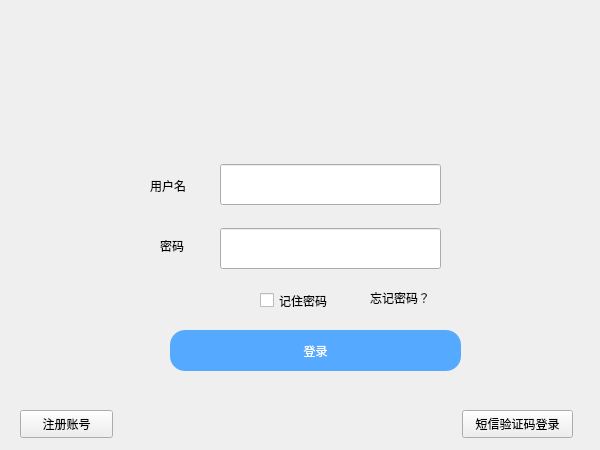
<?xml version="1.0" encoding="UTF-8"?>
<ui version="4.0">
 <class>Form</class>
 <widget class="QWidget" name="Form">
  <property name="geometry">
   <rect>
    <x>0</x>
    <y>0</y>
    <width>600</width>
    <height>450</height>
   </rect>
  </property>
  <property name="sizePolicy">
   <sizepolicy hsizetype="Fixed" vsizetype="Preferred">
    <horstretch>0</horstretch>
    <verstretch>0</verstretch>
   </sizepolicy>
  </property>
  <property name="minimumSize">
   <size>
    <width>600</width>
    <height>450</height>
   </size>
  </property>
  <property name="maximumSize">
   <size>
    <width>600</width>
    <height>450</height>
   </size>
  </property>
  <property name="windowTitle">
   <string>Form</string>
  </property>
  <widget class="QLabel" name="user">
   <property name="geometry">
    <rect>
     <x>150</x>
     <y>170</y>
     <width>61</width>
     <height>31</height>
    </rect>
   </property>
   <property name="styleSheet">
    <string notr="true">font: 12pt &quot;Agency FB&quot;;</string>
   </property>
   <property name="text">
    <string>用户名</string>
   </property>
  </widget>
  <widget class="QLabel" name="pwd">
   <property name="geometry">
    <rect>
     <x>160</x>
     <y>230</y>
     <width>51</width>
     <height>31</height>
    </rect>
   </property>
   <property name="styleSheet">
    <string notr="true">font: 12pt &quot;Agency FB&quot;;</string>
   </property>
   <property name="text">
    <string>密码</string>
   </property>
  </widget>
  <widget class="QLineEdit" name="lineEdit">
   <property name="geometry">
    <rect>
     <x>220</x>
     <y>164</y>
     <width>221</width>
     <height>41</height>
    </rect>
   </property>
  </widget>
  <widget class="QLineEdit" name="lineEdit_2">
   <property name="geometry">
    <rect>
     <x>220</x>
     <y>228</y>
     <width>221</width>
     <height>41</height>
    </rect>
   </property>
   <property name="echoMode">
    <enum>QLineEdit::Password</enum>
   </property>
  </widget>
  <widget class="QCheckBox" name="checkBox">
   <property name="geometry">
    <rect>
     <x>260</x>
     <y>290</y>
     <width>91</width>
     <height>21</height>
    </rect>
   </property>
   <property name="text">
    <string>记住密码</string>
   </property>
  </widget>
  <widget class="QLabel" name="label">
   <property name="geometry">
    <rect>
     <x>370</x>
     <y>290</y>
     <width>72</width>
     <height>15</height>
    </rect>
   </property>
   <property name="text">
    <string>忘记密码？</string>
   </property>
  </widget>
  <widget class="QPushButton" name="pushButton">
   <property name="geometry">
    <rect>
     <x>170</x>
     <y>330</y>
     <width>291</width>
     <height>41</height>
    </rect>
   </property>
   <property name="styleSheet">
    <string notr="true">QPushButton{
	font: 12pt &quot;Agency FB&quot;;
border-radius:15px;
color: rgb(255, 255, 255);
background-color: rgb(85, 170, 255);
}</string>
   </property>
   <property name="text">
    <string>登录</string>
   </property>
  </widget>
  <widget class="QPushButton" name="pushButton_2">
   <property name="geometry">
    <rect>
     <x>20</x>
     <y>410</y>
     <width>93</width>
     <height>28</height>
    </rect>
   </property>
   <property name="text">
    <string>注册账号</string>
   </property>
  </widget>
  <widget class="QPushButton" name="pushButton_3">
   <property name="geometry">
    <rect>
     <x>462</x>
     <y>410</y>
     <width>111</width>
     <height>28</height>
    </rect>
   </property>
   <property name="text">
    <string>短信验证码登录</string>
   </property>
  </widget>
  <widget class="QPushButton" name="pushButton_4">
   <property name="geometry">
    <rect>
     <x>250</x>
     <y>30</y>
     <width>100</width>
     <height>100</height>
    </rect>
   </property>
   <property name="minimumSize">
    <size>
     <width>100</width>
     <height>100</height>
    </size>
   </property>
   <property name="maximumSize">
    <size>
     <width>100</width>
     <height>100</height>
    </size>
   </property>
   <property name="styleSheet">
    <string notr="true">QPushButton{
border-radius:50px;
border-image:url(:/login/images/tx.png);
}</string>
   </property>
   <property name="text">
    <string/>
   </property>
  </widget>
 </widget>
 <resources>
  <include location="../source.qrc"/>
 </resources>
 <connections/>
</ui>
